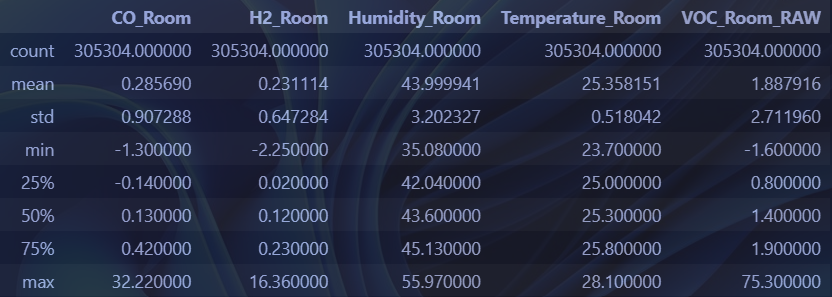
#> input picture data_statistics.png, 832 x 297 px; its folder holds only this picture in this run
$ python -i processor.py   (imports and definitions only)
#> lines starting #> are read from the running program, lines starting #| are printed output that depends on the picture
import glob
import os,sys
import cv2
import random


## Get all the png image in the PATH_TO_IMAGES
imgnames = sorted(glob.glob("/Users/Josh/Desktop/Image_Data/orange_fire/Resized/*jpg"))
def process(imgname):
    temp = cv2.imread(imgname)
    resized = cv2.resize(temp,(224,224))
    imgname2 = "/Resized/".join(os.path.split(imgname))
    print(imgname2)
    cv2.imwrite(imgname2, resized)

def rotateprocess(imagename):
#> called with imagename = '../data_statistics.png'
    temp= cv2.imread(imagename)
#> temp is the input picture: shape (297, 832, 3); mean B, G, R 67.8, 44.6, 38
    rot = random.randint(1,3)
    if rot == 1:
        rotated = cv2.rotate(temp,cv2.ROTATE_90_CLOCKWISE)
    elif rot ==2:
        rotated = cv2.rotate(temp, cv2.ROTATE_180)
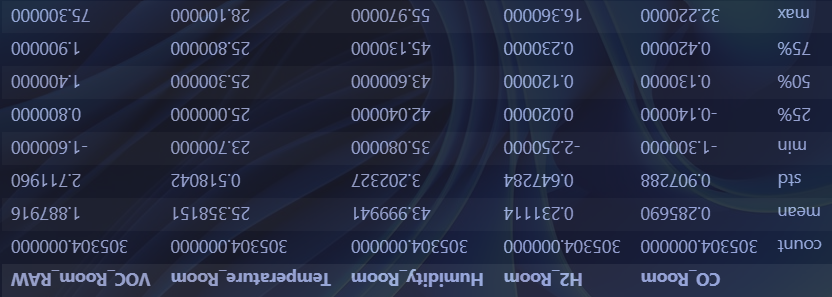
#> rotated: shape (297, 832, 3); mean B, G, R 67.8, 44.6, 38
    else:
        rotated =cv2.rotate(temp, cv2.ROTATE_90_COUNTERCLOCKWISE)
#> (the run stopped early here; a loop or call above may not have finished)
